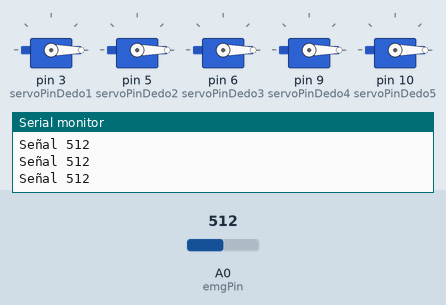
The sketch below on a simulated Arduino Uno, built with avr-gcc and run on an emulated ATmega328P. Shown: 5 × servo, the last lines printed to the serial monitor. Inputs (shaded band) come from the test bench; at power-on: A0 (emgPin) = 512.

Above: at 1.2 s.
1.3 s: A0 (emgPin) set to 789
2.8 s: A0 (emgPin) set to 809
At 3.8 s:
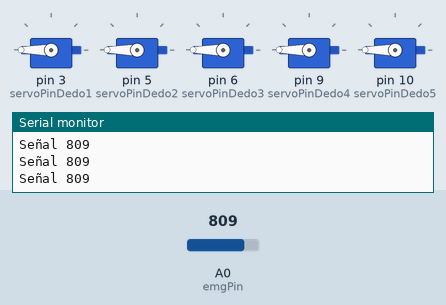
4.3 s: A0 (emgPin) set to 790
At 5.2 s:
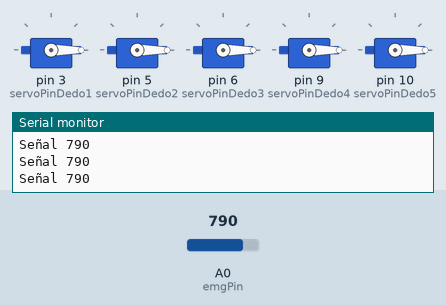
5.9 s: A0 (emgPin) set to 810
At 6.6 s:
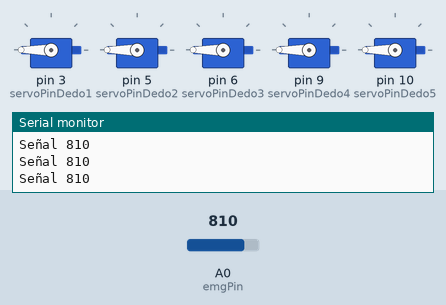
Timing chart, 0 to 8.5 s (numbered marks = the images above; inputs shaded):
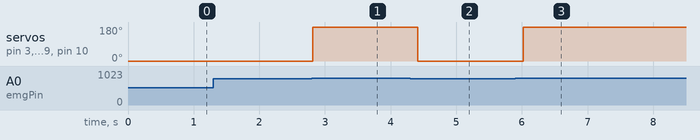

Measured:
- the behaviour switches between 800 and 801 on A0 (emgPin) (found by bisection; images 0 and 1)
- after the input at 2.8 s, servo on pin 3 (servoPinDedo1), servo on pin 5 (servoPinDedo2), servo on pin 6 (servoPinDedo3), servo on pin 9 (servoPinDedo4), servo on pin 10 (servoPinDedo5): 0° → 180° at once
- after the input at 4.3 s, servo on pin 3 (servoPinDedo1), servo on pin 5 (servoPinDedo2), servo on pin 6 (servoPinDedo3), servo on pin 9 (servoPinDedo4), servo on pin 10 (servoPinDedo5): 180° → 0° after 0.12 s
- after the input at 5.9 s, servo on pin 3 (servoPinDedo1), servo on pin 5 (servoPinDedo2), servo on pin 6 (servoPinDedo3), servo on pin 9 (servoPinDedo4), servo on pin 10 (servoPinDedo5): 0° → 180° after 0.12 s

The sketch:

codigoProtesisNormal.ino
```cpp
#include <SoftwareSerial.h>
#include <Servo.h>

const int emgPin = A0;
const int umbral = 800;

const int servoPinDedo1 = 3;
const int servoPinDedo2 = 5;
const int servoPinDedo3 = 6;
const int servoPinDedo4 = 9;
const int servoPinDedo5 = 10;

Servo menique;
Servo anular;
Servo medio;
Servo indice;
Servo pulgar;

void setup() {
  Serial.begin(9600);

  menique.attach(servoPinDedo1);
  anular.attach(servoPinDedo2);
  medio.attach(servoPinDedo3);
  indice.attach(servoPinDedo4);
  pulgar.attach(servoPinDedo5);

}

void loop() {
  int emgValue = analogRead(emgPin);

  if(emgValue > umbral){
    menique.write(180);
    anular.write(180);
    medio.write(180);
    indice.write(180);
    pulgar.write(180);
    delay(100);
  }
  else{
    menique.write(0);
    anular.write(0);
    medio.write(0);
    indice.write(0);
    pulgar.write(0);
    delay(100);
    }
     Serial.print("Señal ");
     Serial.println(emgValue);
     delay(100);
}
```
